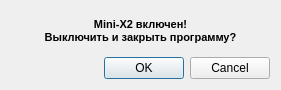
<?xml version="1.0" encoding="UTF-8"?>
<ui version="4.0">
 <class>WarningMiniX2Widget</class>
 <widget class="QDialog" name="WarningMiniX2Widget">
  <property name="geometry">
   <rect>
    <x>0</x>
    <y>0</y>
    <width>281</width>
    <height>90</height>
   </rect>
  </property>
  <property name="windowTitle">
   <string>Warning</string>
  </property>
  <property name="toolTipDuration">
   <number>-1</number>
  </property>
  <layout class="QVBoxLayout" name="verticalLayout">
   <item>
    <widget class="QLabel" name="label">
     <property name="font">
      <font>
       <pointsize>8</pointsize>
       <weight>75</weight>
       <bold>true</bold>
       <stylestrategy>PreferDefault</stylestrategy>
       <kerning>true</kerning>
      </font>
     </property>
     <property name="text">
      <string>Mini-X2 включен!
Выключить и закрыть программу?</string>
     </property>
     <property name="alignment">
      <set>Qt::AlignCenter</set>
     </property>
    </widget>
   </item>
   <item>
    <widget class="QDialogButtonBox" name="buttonBox">
     <property name="orientation">
      <enum>Qt::Horizontal</enum>
     </property>
     <property name="standardButtons">
      <set>QDialogButtonBox::Cancel|QDialogButtonBox::Ok</set>
     </property>
    </widget>
   </item>
  </layout>
 </widget>
 <resources/>
 <connections>
  <connection>
   <sender>buttonBox</sender>
   <signal>accepted()</signal>
   <receiver>WarningMiniX2Widget</receiver>
   <slot>accept()</slot>
   <hints>
    <hint type="sourcelabel">
     <x>248</x>
     <y>254</y>
    </hint>
    <hint type="destinationlabel">
     <x>157</x>
     <y>274</y>
    </hint>
   </hints>
  </connection>
  <connection>
   <sender>buttonBox</sender>
   <signal>rejected()</signal>
   <receiver>WarningMiniX2Widget</receiver>
   <slot>reject()</slot>
   <hints>
    <hint type="sourcelabel">
     <x>316</x>
     <y>260</y>
    </hint>
    <hint type="destinationlabel">
     <x>286</x>
     <y>274</y>
    </hint>
   </hints>
  </connection>
 </connections>
</ui>
